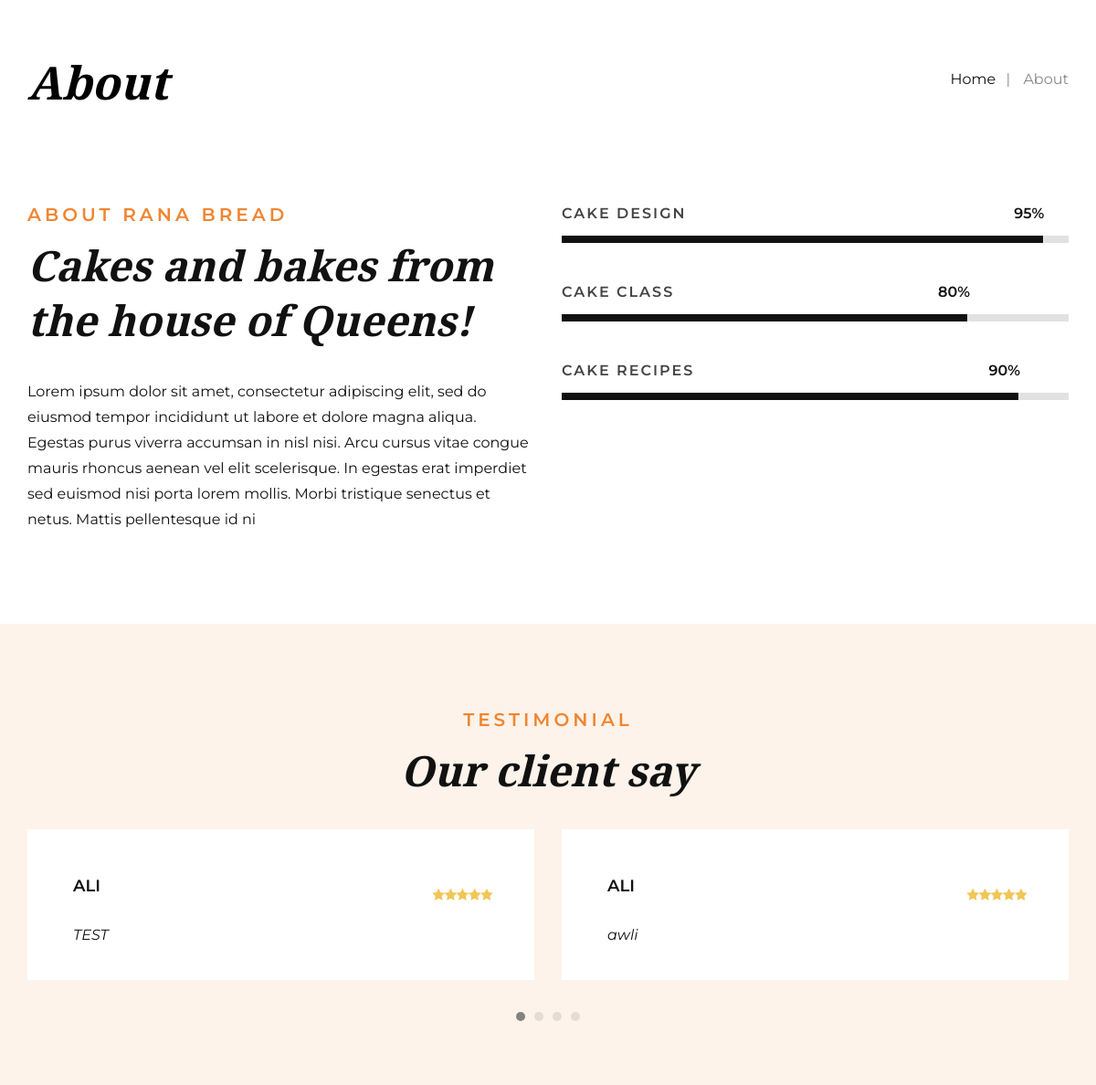
/about-us, run on an earlier commit of the app's database.
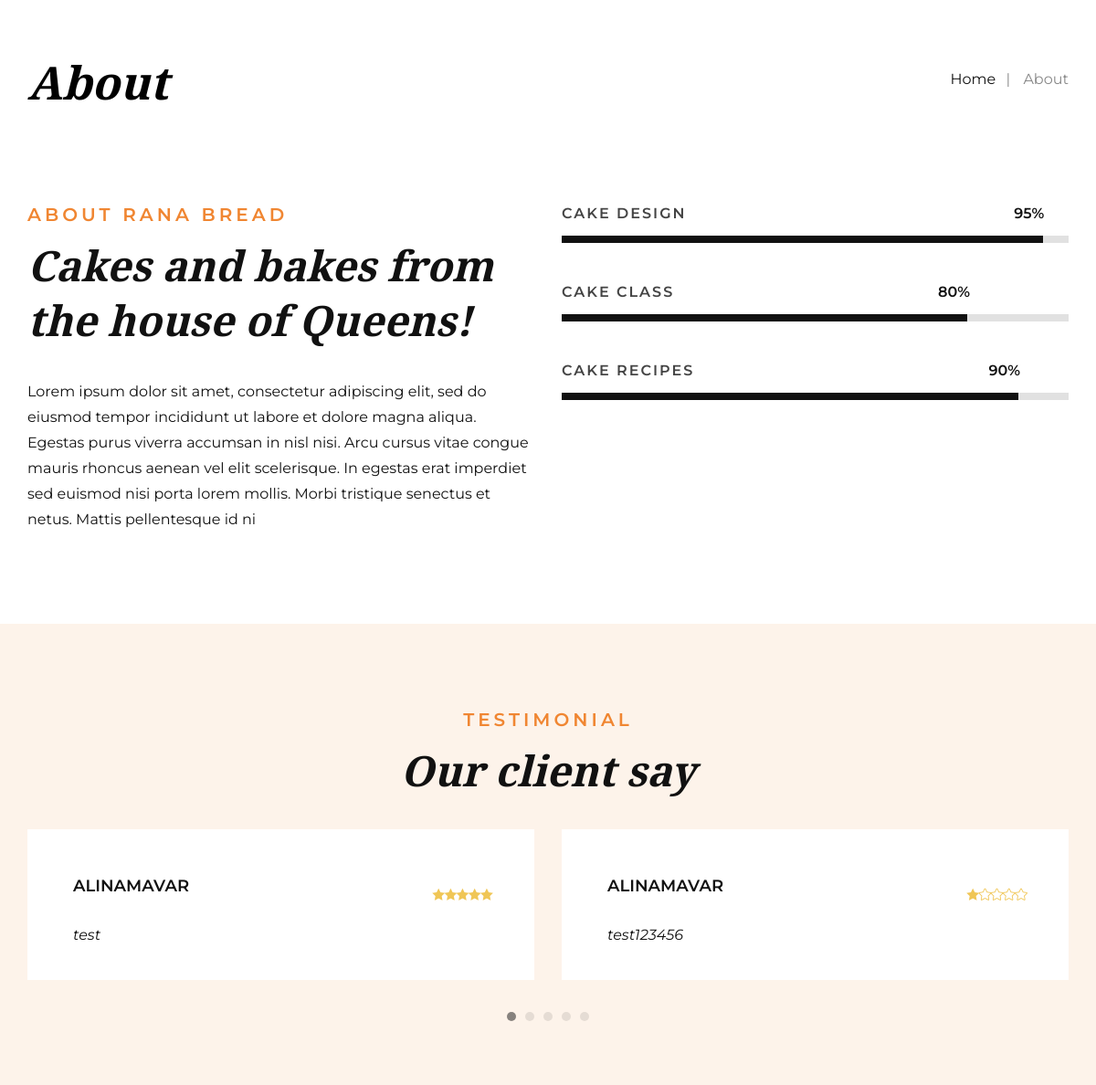
And on a later commit of the database.
### home_module/models.py (models this page shows, shortened)
class feedback_Model(models.Model):
    author = models.ForeignKey(User, on_delete=models.CASCADE, verbose_name='نویسنده')
    created_date = models.DateTimeField(auto_now_add=True, verbose_name='تاریخ ثبت')
    feedback = models.TextField(verbose_name='متن پیام')
    satisfied = models.BooleanField(verbose_name='کاربر راضی بوده؟')
    rating = models.PositiveIntegerField(default=1, verbose_name='امتیاز (1 تا 5)')
    class Meta:
        verbose_name = 'feedback'
        verbose_name_plural = 'feedbacks'

### account_module/models.py (models this page shows, shortened)
class User(AbstractUser):
    username = models.CharField(max_length=150, null=True, blank=True, unique=False, verbose_name='نام کاربری')
    email = models.EmailField(unique=True, verbose_name='ایمیل')
    avatar = models.ImageField(upload_to='images/users', verbose_name='تصویر آواتار', null=True, blank=True)
    email_active_code = models.CharField(max_length=75, verbose_name='کد فعالسازی ایمیل', null=True, blank=True)
    about_user = models.TextField(verbose_name='درباره کاربر', null=True, blank=True)
    address = models.CharField(max_length=250, verbose_name='آدرس کاربر')
    USERNAME_FIELD = 'email'  # شناسه ورود ایمیل
    REQUIRED_FIELDS = ['username']  # نام کاربری فیلد ضروری

### home_module/views.py (the view)
# urls.py: path('about-us', views.AboutView.as_view(), name='about'),
class AboutView(TemplateView):
    template_name = 'home_module/about.html'
    def get_context_data(self, **kwargs):
        context = super(AboutView, self).get_context_data(**kwargs)
        context['settings'] = site_settings.objects.filter(is_main_setting=True).first()
        context['feedbacks'] = feedback_Model.objects.filter(satisfied=True).all().order_by('-created_date')
        return context

### polls/templatetags/custom_filters.py (called while the page is built)
@register.filter
def custom_range(value):
    return range(value)

### home_module/templates/home_module/about.html (shortened to what the changed rows need)
{% extends 'shared/layout.html' %}
{% load custom_filters %}
{% block content %}
    <div class="breadcrumb-option">
        <div class="container">
            <div class="row">
                <div class="col-lg-6 col-md-6 col-sm-6">
                    <div class="breadcrumb__text">
                        <h2>About</h2>
                    </div>
                </div>
            </div>
        </div>
    </div>
    <section class="about spad">
        <div class="container">
            <div class="row">
                <div class="col-lg-6 col-md-6">
                    <div class="about__text">
                        <div class="section-title">
                            <h2> {{ settings.short_description }}</h2>
                        </div>
                    </div>
                </div>
            </div>
        </div>
    </section>
    <section class="testimonial spad">
        <div class="container">
            <div class="row">
                <div class="col-lg-12 text-center">
                    <div class="section-title">
                        <h2>Our client say</h2>
                    </div>
                </div>
            </div>
            <div class="row">
                <div class="testimonial__slider owl-carousel">
                    {% for feedback in feedbacks %}
                        <div class="col-lg-6">
                            <div class="testimonial__item">
                                <div class="testimonial__author">
                                    <div class="testimonial__author__text">
                                        <h5>{{ feedback.author.username }}</h5>
                                    </div>
                                </div>
                                <div class="rating">
                                    {% for i in 5|custom_range %}
                                        {% if i < feedback.rating %}
                                            <span class="icon_star"></span>
                                        {% else %}
                                            <span class="icon_star_alt"></span>
                                        {% endif %}
                                    {% endfor %}
                                </div>
                                <p>{{ feedback.feedback }}</p>
                            </div>
                        </div>
                    {% endfor %}
                </div>
                </div>
            </div>
    </section>
{% endblock %}

What changed in the data, as far as the page shows it:
removed feedback_Model: author.username "ALI", rating 5 (drawn), feedback "TEST"
removed feedback_Model: author.username "ALI", rating 5 (drawn), feedback "awli"
added feedback_Model: author.username "ALINAMAVAR", rating 5 (drawn), feedback "test"
added feedback_Model: author.username "ALINAMAVAR", rating 1 (drawn), feedback "test123456"
